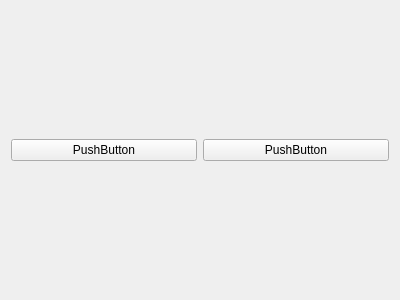
<?xml version="1.0" encoding="UTF-8"?>
<ui version="4.0">
 <class>Form</class>
 <widget class="QWidget" name="Form">
  <property name="geometry">
   <rect>
    <x>0</x>
    <y>0</y>
    <width>400</width>
    <height>300</height>
   </rect>
  </property>
  <property name="windowTitle">
   <string>Form</string>
  </property>
  <layout class="QHBoxLayout" name="horizontalLayout">
   <item>
    <widget class="QPushButton" name="pushButton">
     <property name="text">
      <string>PushButton</string>
     </property>
    </widget>
   </item>
   <item>
    <widget class="QPushButton" name="pushButton_2">
     <property name="text">
      <string>PushButton</string>
     </property>
    </widget>
   </item>
  </layout>
 </widget>
 <resources/>
 <connections/>
</ui>
